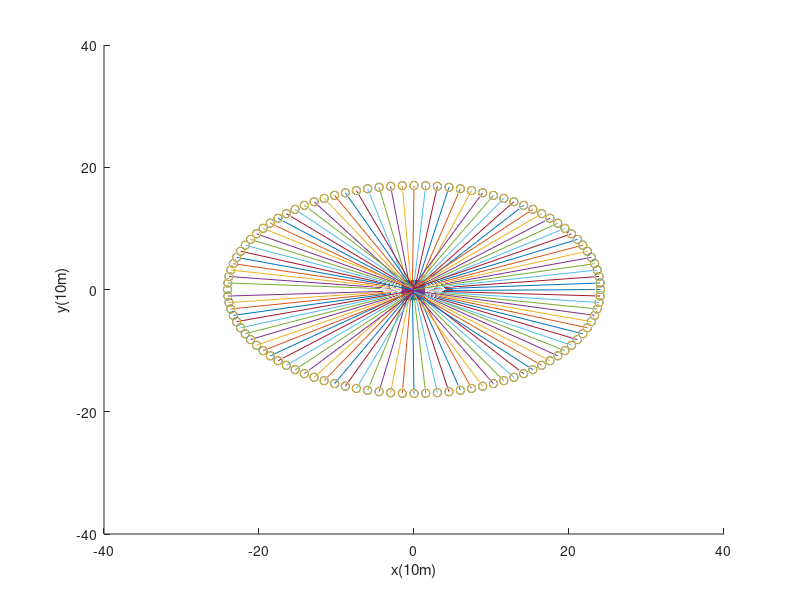

MATLAB code for this plot:
% initialize data set
xs = [];
ys = [];
zs = [];

xs2 = [];
ys2 = [];
zs2 = [];

% create 10X10 square
initDistance = 0.2;
index = 1;
j = 1;
k = 1;
while j < 11
    index = index + 1;
    xs2(index) = -1;
    ys2(index) = -1.2 + 0.2 * j;
    zs2(index) = 0;
    while k < 10
        index = index + 1;
        xs2(index) = xs2(index-1) + initDistance;
        ys2(index) = j*initDistance - 1-initDistance;
        zs2(index) = 0;
        k = k + 1;
    end
    k = 1;
    j = j + 1;
end

distance = 0.1532;
number = 100;
varT = (2*pi)/number;
theta = 0;
varX1 = theta;
varX2 = theta;
i = 1;
r = ((number)*distance)/2*pi;
x = 0;
y = 20;
while theta < pi
        varX1 = r*cos(theta);
        varX2 = r*cos(theta+varT);
        theta = theta + varT;
        ys(i) = (sqrt(r*r - varX1*varX1))*(1/sqrt(2));
        xs(i) = varX1+x;
        zs(i) = (sqrt(r*r - varX1*varX1))*((1/sqrt(2)))+y;
        i = i + 1;
        ys(i) = -(sqrt(r*r - varX2*varX2))*(1/sqrt(2));
        xs(i) = varX2+x;
        zs(i) = -(sqrt(r*r - varX2*varX2))*((1/sqrt(2)))+y;
        
        i = i + 1;
end



xs2([1]) = [];
ys2([1]) = [];
zs2([1]) = [];

hold on 
xlabel('x(10m)')
ylabel('y(10m)')
zlabel('z(10m)')
scatter3(xs,ys,zs);
scatter3(xs2,ys2,zs2);
axis([-40 40 -40 40 0 40])
hold off


xsSepInit1 = [];
ysSepInit1 = [];
zsSepInit1 = [];
i = 5;
j = 1;
while j <= 25
    xsSepInit1(j) = xs2(i);
    ysSepInit1(j) = ys2(i);
    zsSepInit1(j) = zs2(i);
    if mod(j,5) == 0
        i = i + 15;
    end
    i = i - 1;
    j = j + 1;
 
end


xsSepEnd1 = [];
ysSepEnd1 = [];
zsSepEnd1 = [];
i = 1;
j = 1;
while i <= 100
    if ys(i) < 0 && xs(i) < 0
        xsSepEnd1(j) = xs(i);
        ysSepEnd1(j) = ys(i);
        zsSepEnd1(j) = zs(i);
        j = j + 1;
    end
    i = i + 1;
end

sepResult = [];
i = 1;
j = 1;
index = 1;
hold on
xlabel('x(10m)')
ylabel('y(10m)')
zlabel('z(10m)')
scatter3(xs,ys,zs);
scatter3(xs2,ys2,zs2);
axis([-40 40 -40 40 0 40])
while i <= 25
    j = 1;
    while j <= 25
        if (i ~= 1) && sepResult(j) == 40
            j = j + 1;
        else
            sepResult(j) = sqrt((-(xsSepInit1(i)) + (xsSepEnd1(j))));
            j = j + 1;
        end
    end
    [maxr,index] = min(sepResult);
     plot3([xsSepInit1(i) xsSepEnd1(index)],[ysSepInit1(i) ysSepEnd1(index)],[zsSepInit1(i) zsSepEnd1(index)]);
    sepResult(index) = 40;
    i = i + 1;
end

%%%%%%%%%%%%%%%%%%%%%%%%%%%%%%%%%%%%%%%%%%%%%%%%%%%%%%%%%%%%%%%%%%%%%%%%%%%%%%%%%%%%%%%%%%%%%%%%%%%%%

xsSepInit2 = [];
ysSepInit2 = [];
zsSepInit2 = [];
i = 6;
j = 1;
while j <= 25
    xsSepInit2(j) = xs2(i);
    ysSepInit2(j) = ys2(i);
    zsSepInit2(j) = zs2(i);
    if mod(j,5) == 0
        i = i + 5;
    end
    i = i + 1;
    j = j + 1;
 
end



xsSepEnd2 = [];
ysSepEnd2 = [];
zsSepEnd2 = [];
i = 1;
j = 1;
while i <= 100
    if ys(i) <= 0 && xs(i) > 0
        xsSepEnd2(j) = xs(i);
        ysSepEnd2(j) = ys(i);
        zsSepEnd2(j) = zs(i);
        j = j + 1;
    end
    i = i + 1;
end



sepResult2 = [];
i = 1;
j = 1;
index = 1;

while i <= 25
    j = 1;
    while j <= 25
        if (i ~= 1) && sepResult2(j) == 40
            j = j + 1;
        else
            sepResult2(j) = sqrt((-(xsSepInit2(i)) + (xsSepEnd2(j))));
            j = j + 1;
        end
    end
    [maxr,index] = min(sepResult2);
    plot3([xsSepInit2(i) xsSepEnd2(index)],[ysSepInit2(i) ysSepEnd2(index)],[zsSepInit2(i) zsSepEnd2(index)]);
    sepResult2(index) = 40;
    i = i + 1;
end

%%%%%%%%%%%%%%%%%%%%%%%%%%%%%%%%%%%%%%%%%%%%%%%%%%%%%%%%%%%%%%%%%%%%%%%%%%%%%%%%%%%%%%%%%%%%%%%%%%%%%

xsSepInit3 = [];
ysSepInit3 = [];
zsSepInit3 = [];
i = 95;
j = 1;
while j <= 25
    xsSepInit3(j) = xs2(i);
    ysSepInit3(j) = ys2(i);
    zsSepInit3(j) = zs2(i);
    if mod(j,5) == 0
        i = i - 5;
    end
    i = i - 1;
    j = j + 1;
 
end



xsSepEnd3 = [];
ysSepEnd3 = [];
zsSepEnd3 = [];
i = 1;
j = 1;
while i <= 100
    if ys(i) > 0 && xs(i) < 0
        xsSepEnd3(j) = xs(i);
        ysSepEnd3(j) = ys(i);
        zsSepEnd3(j) = zs(i);
        j = j + 1;
    end
    i = i + 1;
end



sepResult3 = [];
i = 1;
j = 1;
index = 1;

while i <= 25
    j = 1;
    while j <= 25
        if (i ~= 1) && sepResult3(j) == 40
            j = j + 1;
        else
            sepResult3(j) = sqrt((-(xsSepInit3(i)) + (xsSepEnd3(j))));
            j = j + 1;
        end
    end
    [maxr,index] = min(sepResult3);
     plot3([xsSepInit3(i) xsSepEnd3(index)],[ysSepInit3(i) ysSepEnd3(index)],[zsSepInit3(i) zsSepEnd3(index)]);
    sepResult3(index) = 40;
    i = i + 1;
end

%%%%%%%%%%%%%%%%%%%%%%%%%%%%%%%%%%%%%%%%%%%%%%%%%%%%%%%%%%%%%%%%%%%%%%%%%%%%%%%%%%%%%%%%%%%%%%%%%%%%%

xsSepInit4 = [];
ysSepInit4 = [];
zsSepInit4 = [];
i = 96;
j = 1;
while j <= 25
    xsSepInit4(j) = xs2(i);
    ysSepInit4(j) = ys2(i);
    zsSepInit4(j) = zs2(i);
    if mod(j,5) == 0
        i = i - 15;
    end
    i = i + 1;
    j = j + 1;
 
end



xsSepEnd4 = [];
ysSepEnd4 = [];
zsSepEnd4 = [];
i = 1;
j = 1;
while i <= 100
    if ys(i) >= 0 && xs(i) > 0
        xsSepEnd4(j) = xs(i);
        ysSepEnd4(j) = ys(i);
        zsSepEnd4(j) = zs(i);
        j = j + 1;
    end
    i = i + 1;
end

length(xsSepEnd4)


sepResult4 = [];
i = 1;
j = 1;
index = 1;

while i <= 25
    j = 1;
    while j <= 25
        if (i ~= 1) && sepResult4(j) == 40
            j = j + 1;
        else
            sepResult4(j) = sqrt((-(xsSepInit4(i)) + (xsSepEnd4(j))));
            j = j + 1;
        end
    end
    [maxr,index] = min(sepResult4);
    plot3([xsSepInit4(i) xsSepEnd4(index)],[ysSepInit4(i) ysSepEnd4(index)],[zsSepInit4(i) zsSepEnd4(index)]);
    sepResult4(index) = 40;
    i = i + 1;
end



hold off
% hold on 
% xlabel('x(10m)')
% ylabel('y(10m)')
% zlabel('z(10m)')
% scatter3(xsSepInit,ysSepInit,zsSepInit);
% scatter3(xsSepEnd,ysSepEnd,zsSepEnd);
% axis([-40 40 -40 40 0 40])
% hold off





